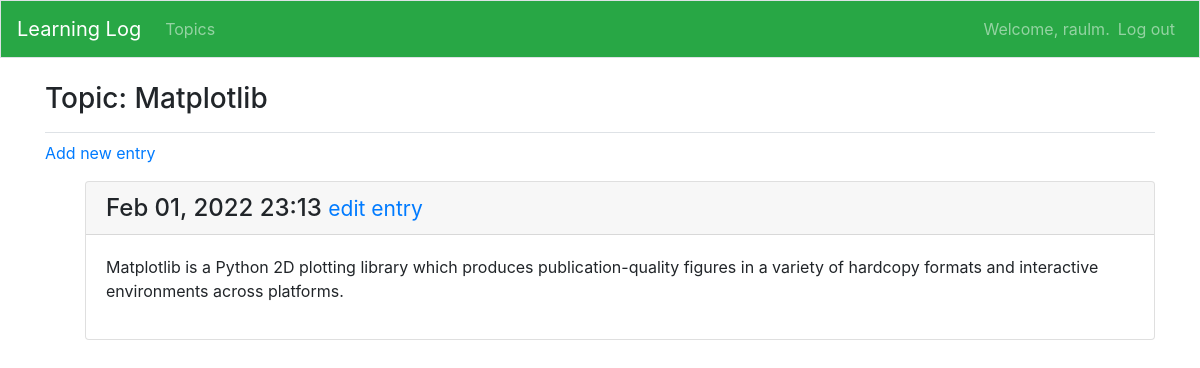
The page /topics/1/ (signed in) on the database its author committed.
### learning_logs/models.py (models this page shows, shortened)
class Topic(models.Model):
    text = models.CharField(max_length=100)
    date_added = models.DateTimeField(auto_now_add=True)
    owner = models.ForeignKey(User, on_delete=models.CASCADE)
    def __str__(self):
        return self.text

class Entry(models.Model):
    topic = models.ForeignKey(Topic, on_delete=models.CASCADE)
    text = models.TextField()
    date_added = models.DateTimeField(auto_now_add=True)
    class Meta:
        verbose_name_plural = 'entries'

### learning_logs/views.py (the view)
# urls.py: path('topics/<int:topic_id>/', views.topic, name='topic'),
@login_required
def topic(request, topic_id):
    topic = Topic.objects.get(id=topic_id)
    if topic.owner != request.user:
        raise Http404
    entries = topic.entry_set.order_by('-date_added')
    context ={'topic':topic, 'entries':entries}
    return render(request, 'learning_logs/topic.html', context)

### learning_logs/templates/learning_logs/topic.html
{% extends "learning_logs/base.html" %}
{% block page_header %}
<h3>Topic: {{ topic }}</h3>
{% endblock page_header %}
{% block content %}
<p>
    <a href="{% url 'learning_logs:new_entry' topic.id %}">Add new entry</a>
</p>
<ul>
{% for entry in entries %}
    <div class="card mb-3">
        <h4 class="card-header">
            {{ entry.date_added|date:'M d, Y H:i' }}
            <small>
                <a href="{% url 'learning_logs:edit_entry' entry.id %}"> edit entry</a>
            </small>
        </h4>
        <div class="card-body">{{ entry.text|linebreaks }}</div>
    </div>
    {% empty %}
    <li>No enties for this topic yet.</li>
    {% endfor %}
</ul>
{% endblock content %}

### learning_logs/templates/learning_logs/base.html (shortened to what this page needs)
{% load bootstrap4 %}
{% load static %}
<!doctype html>
<html lang="en">
    <head>
        {% bootstrap_css %}
    </head>
    <body>
        <nav class="navbar navbar-expand-md navbar-dark bg-success mb-4 border">
            <a class="navbar-brand" href="{% url 'learning_logs:index' %}">
                Learning Log</a>
            <div class="collapse navbar-collapse" id="navbarCollapse">
                <ul class="navbar-nav mr-auto">
                    <li class="nav-item">
                        <a class="nav-link" href="{% url 'learning_logs:topics' %}">
                            Topics</a>
                    </li>
                </ul>
                <ul class="navbar-nav ml-auto">
                    {% if user.is_authenticated %}
                    <li class="nav-item">
                        <span class="navbar-text">Welcome, {{ user.username }}.</span>
                    </li>
                    <li class="nav-item">
                        <a class="nav-link" href="{% url 'users:logout' %}">Log out</a>
                    </li>
                    {% endif %}
                </ul>
            </div>
        </nav>
        <main role="main" class="container">
            <div class="pb-2 mb-2 border-bottom">
                {% block page_header %}{% endblock page_header %}
            </div>
            <div>
                {% block content %}{% endblock content %}
            </div>
        </main>
    </body>
</html>

### rows shown on the page
Topic: text "Matplotlib"
Entry: date_added "Feb 01, 2022 23:13", text "Matplotlib is a Python 2D plotting library which produces publication-quality figures in a variety of hardcopy formats and interactive environments across platforms."

### other values the page prints
{{ user.username }} "raulm"
